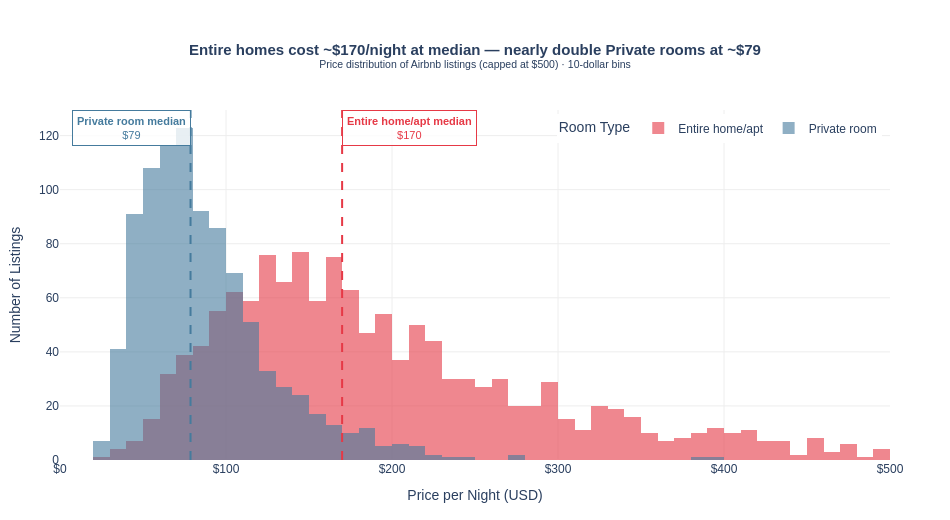

This figure's notebook cell:
### Markdown cell above
## Task 1 — Histogram: price by room type (overlapping distributions)

**What to build:** A histogram showing price distributions for **Entire home/apt vs Private room** (exclude Shared room — too few observations) overlaid on the same chart.

**Requirements:**
- Both room types on the same chart (use `color='room_type'`)
- `barmode='overlay'` with `opacity=0.6` so both distributions are visible
- A vertical line for the median of EACH room type, differently coloured
- Insight title comparing the two distributions

> 💡 `df_cap[df_cap['room_type'].isin(['Entire home/apt','Private room'])]`

### Code cell
# Task 1
# YOUR CODE HERE
import pandas as pd
import plotly.graph_objects as go

df = pd.read_csv('../data/airbnb_london.csv')

# Cap extreme prices for a cleaner distribution view
PRICE_CAP = 500
df_cap = df[df['price'] <= PRICE_CAP].copy()

# Filter to the two room types only
room_types = ['Entire home/apt', 'Private room']
df_cap = df_cap[df_cap['room_type'].isin(room_types)]

COLOR = {
    'Entire home/apt': '#E63946',
    'Private room':    '#457B9D'
}

# Medians for vertical lines
medians = df_cap.groupby('room_type')['price'].median()

fig = go.Figure()

# ── Overlaid histograms ───────────────────────────────────────────────────────
for room in room_types:
    d = df_cap[df_cap['room_type'] == room]['price']
    fig.add_trace(go.Histogram(
        x=d,
        name=room,
        marker_color=COLOR[room],
        opacity=0.6,
        xbins=dict(start=0, end=PRICE_CAP, size=10),
        hovertemplate=f"<b>{room}</b><br>Price: $%{{x}}<br>Count: %{{y}}<extra></extra>"
    ))

# ── Median vertical lines ─────────────────────────────────────────────────────
for room in room_types:
    med = medians[room]
    fig.add_vline(
        x=med,
        line_color=COLOR[room],
        line_width=2,
        line_dash='dash',
        annotation=dict(
            text=f"<b>{room} median</b><br>${med:.0f}",
            font=dict(color=COLOR[room], size=11),
            bgcolor='rgba(255,255,255,0.8)',
            bordercolor=COLOR[room],
            borderwidth=1,
            borderpad=4,
        ),
        annotation_position='top right' if room == 'Entire home/apt' else 'top left'
    )

fig.update_layout(
    barmode='overlay',
    title=dict(
        text=(
            f"<b>Entire homes cost ~${medians['Entire home/apt']:.0f}/night at median — "
            f"nearly double Private rooms at ~${medians['Private room']:.0f}</b><br>"
            "<sup>Price distribution of Airbnb listings (capped at $500) · 10-dollar bins</sup>"
        ),
        font=dict(size=15, family='Arial'),
        x=0.5, xanchor='center'
    ),
    xaxis=dict(
        title='Price per Night (USD)',
        tickprefix='$',
        showgrid=True, gridcolor='#EEEEEE',
        range=[0, PRICE_CAP]
    ),
    yaxis=dict(
        title='Number of Listings',
        showgrid=True, gridcolor='#EEEEEE'
    ),
    legend=dict(
        title='Room Type',
        orientation='h',
        x=0.99, y=0.99,
        xanchor='right', yanchor='top',
        font=dict(size=12)
    ),
    plot_bgcolor='white', paper_bgcolor='white',
    font=dict(family='Arial', size=12),
    margin=dict(l=60, r=60, t=110, b=60),
    height=520, width=950
)

fig.show()

### Figure 1 — Plotly figure (JSON) as saved in the notebook; plotly's stock layout.template omitted (floating-point values rounded to 4 significant figures; data arrays with more than 128 entries replaced by an {"elided": "..."} marker saying what was removed)
{"data": [{"hovertemplate": "<b>Entire home/apt</b><br>Price: $%{x}<br>Count: %{y}<extra></extra>", "marker": {"color": "#E63946"}, "name": "Entire home/apt", "opacity": 0.6, "type": "histogram", "x": {"elided": "1337 float values"}, "xbins": {"end": 500, "size": 10, "start": 0}}, {"hovertemplate": "<b>Private room</b><br>Price: $%{x}<br>Count: %{y}<extra></extra>", "marker": {"color": "#457B9D"}, "name": "Private room", "opacity": 0.6, "type": "histogram", "x": {"elided": "944 float values"}, "xbins": {"end": 500, "size": 10, "start": 0}}], "layout": {"annotations": [{"bgcolor": "rgba(255,255,255,0.8)", "bordercolor": "#E63946", "borderpad": 4, "borderwidth": 1, "font": {"color": "#E63946", "size": 11}, "showarrow": false, "text": "<b>Entire home/apt median</b><br>$170", "x": 169.9, "xanchor": "left", "xref": "x", "y": 1, "yanchor": "top", "yref": "y domain"}, {"bgcolor": "rgba(255,255,255,0.8)", "bordercolor": "#457B9D", "borderpad": 4, "borderwidth": 1, "font": {"color": "#457B9D", "size": 11}, "showarrow": false, "text": "<b>Private room median</b><br>$79", "x": 78.63, "xanchor": "right", "xref": "x", "y": 1, "yanchor": "top", "yref": "y domain"}], "barmode": "overlay", "font": {"family": "Arial", "size": 12}, "height": 520, "legend": {"font": {"size": 12}, "orientation": "h", "title": {"text": "Room Type"}, "x": 0.99, "xanchor": "right", "y": 0.99, "yanchor": "top"}, "margin": {"b": 60, "l": 60, "r": 60, "t": 110}, "paper_bgcolor": "white", "plot_bgcolor": "white", "shapes": [{"line": {"color": "#E63946", "dash": "dash", "width": 2}, "type": "line", "x0": 169.9, "x1": 169.9, "xref": "x", "y0": 0, "y1": 1, "yref": "y domain"}, {"line": {"color": "#457B9D", "dash": "dash", "width": 2}, "type": "line", "x0": 78.63, "x1": 78.63, "xref": "x", "y0": 0, "y1": 1, "yref": "y domain"}], "title": {"font": {"family": "Arial", "size": 15}, "text": "<b>Entire homes cost ~$170/night at median — nearly double Private rooms at ~$79</b><br><sup>Price distribution of Airbnb listings (capped at $500) · 10-dollar bins</sup>", "x": 0.5, "xanchor": "center"}, "width": 950, "xaxis": {"gridcolor": "#EEEEEE", "range": [0, 500], "showgrid": true, "tickprefix": "$", "title": {"text": "Price per Night (USD)"}}, "yaxis": {"gridcolor": "#EEEEEE", "showgrid": true, "title": {"text": "Number of Listings"}}}}
